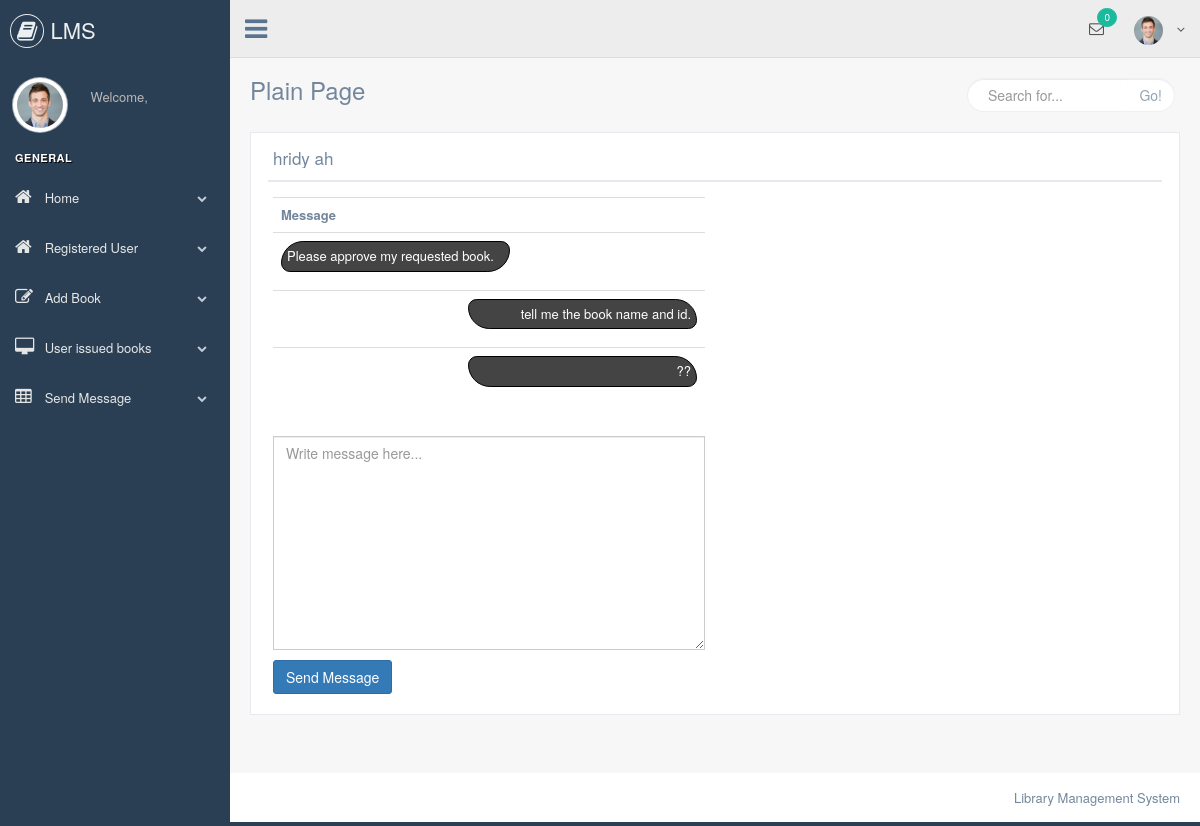
Page /librarian/all_message.php?all_msg=5 (signed in) on the committed database.
### tables this page shows
CREATE TABLE `users` (
  `id` int(11) NOT NULL,
  `f_name` varchar(20) NOT NULL,
  `l_name` varchar(20) NOT NULL,
  `u_name` varchar(20) NOT NULL,
  `password` varchar(255) NOT NULL,
  `email` varchar(255) NOT NULL,
  `contact` varchar(255) NOT NULL,
  `sem` int(3) NOT NULL,
  `enrollment` varchar(40) NOT NULL,
  `status` varchar(3) NOT NULL
);

CREATE TABLE `message` (
  `id` int(11) NOT NULL,
  `u_id` int(10) NOT NULL,
  `mes` varchar(255) NOT NULL,
  `toAdmin` varchar(3) NOT NULL,
  `status` varchar(3) NOT NULL
);

### core/init.php (called while the page is built, shortened)
<?php
	include 'database/config.php';
	include 'classes/user.php';
	global $pdo;
	$user = new User($pdo);
 ?>

### core/classes/user.php (called while the page is built, shortened)
<?php
	class User
	{
		protected $pdo;
		function __construct($pdo)
		{
			$this->pdo = $pdo;
		}
		public function select($table){
			$stmt = $this->pdo->prepare("SELECT * FROM {$table}");
			$stmt ->execute();
			return $stmt->fetchAll(PDO::FETCH_OBJ);
		}
		public function userData($table,$id){
			$stmt = $this->pdo->prepare("SELECT * FROM {$table} WHERE id=:id");
			$stmt ->bindParam(":id",$id,PDO::PARAM_INT);
			$stmt ->execute();
			return $stmt->fetch(PDO::FETCH_OBJ);
		}
	}
 ?>

### librarian/all_message.php (the view, shortened to what this page needs)
<?php
include 'lib/header.php'; ?>
<?php
	if (isset($_GET['all_msg']) && !empty($_GET['all_msg'])) {
		$all_msg = $_GET['all_msg'];
		$userData = $user->userData("users",$all_msg);
	}
	$user->update("message",$all_msg,array("status"=>'yes'));
 ?>
                            <div class="x_title">
                                <h2><?php echo $userData->f_name." ".$userData->l_name; ?></h2>
                                <div class="clearfix"></div>
                            </div>
                            <div class="x_content">
                                <div class="row">
                                	<div class="col-md-6">
                                		<table class="table">
                                	<tr>
                                		<th>Message</th>
                                	</tr>
                                	<?php
                                		if ($userAll = $user->select("message")) {
                                			foreach($userAll as $msg) {
                                				if ($msg->u_id==$all_msg) {
                                						if ($msg->toAdmin=='yes') {
                                							?>
                                					<tr>
                                						<td><p class="user"><?php echo $msg->mes; ?></p></td>
                                					</tr>
                                					<?php
                                						}else{
                                							?>
                                					<tr>
                                						<td><p class="admin"><?php echo $msg->mes; ?></p></td>
                                					</tr>
                                					<?php
                                						}
                                				}
                                			}
                                		}
                                	 ?>
                                </table>
                                	</div>
                                </div>
                            </div>
                            <div class="x_content">
                            	<div class="row">
                                	<div class="col-md-6">
                                		<form action="" method="post">
                                			<div class="form-group">
                                				<textarea name="mes" id="message" cols="30" rows="10" class="form-control" placeholder="Write message here..."></textarea>
                                			</div>
                                			<div class="form-group">
                                				<input type="submit" name="msg" value="Send Message" class="btn btn-primary">
                                			</div>
                                		</form>
                                	</div>
                                </div>
                            </div>
<?php include 'lib/footer.php'; ?>

### rows in the picture
users: f_name "hridy", l_name "ah"
message: mes "Please approve my requested book."
message: mes "tell me the book name and id."
message: mes "??"

### other values in the picture
$count "0"
